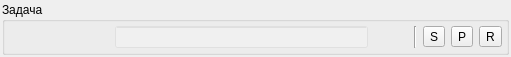
<?xml version="1.0" encoding="UTF-8"?>
<ui version="4.0">
 <class>InfoTaskF</class>
 <widget class="QWidget" name="InfoTaskF">
  <property name="geometry">
   <rect>
    <x>0</x>
    <y>0</y>
    <width>511</width>
    <height>53</height>
   </rect>
  </property>
  <property name="windowTitle">
   <string>Form</string>
  </property>
  <layout class="QVBoxLayout" name="verticalLayout_2">
   <property name="margin">
    <number>2</number>
   </property>
   <item>
    <widget class="QGroupBox" name="groupBox">
     <property name="title">
      <string>Задача</string>
     </property>
     <property name="flat">
      <bool>false</bool>
     </property>
     <property name="checkable">
      <bool>false</bool>
     </property>
     <property name="checked">
      <bool>false</bool>
     </property>
     <layout class="QVBoxLayout" name="verticalLayout">
      <property name="margin">
       <number>4</number>
      </property>
      <item>
       <layout class="QHBoxLayout" name="horizontalLayout_4">
        <item>
         <widget class="ProductWidget" name="product" native="true">
          <property name="minimumSize">
           <size>
            <width>100</width>
            <height>22</height>
           </size>
          </property>
         </widget>
        </item>
        <item>
         <widget class="QLineEdit" name="info">
          <property name="sizePolicy">
           <sizepolicy hsizetype="Expanding" vsizetype="Fixed">
            <horstretch>2</horstretch>
            <verstretch>0</verstretch>
           </sizepolicy>
          </property>
          <property name="styleSheet">
           <string notr="true">background: rgba(255, 255, 255, 55)</string>
          </property>
          <property name="readOnly">
           <bool>true</bool>
          </property>
         </widget>
        </item>
        <item>
         <spacer name="horizontalSpacer">
          <property name="orientation">
           <enum>Qt::Horizontal</enum>
          </property>
          <property name="sizeHint" stdset="0">
           <size>
            <width>40</width>
            <height>20</height>
           </size>
          </property>
         </spacer>
        </item>
        <item>
         <layout class="QHBoxLayout" name="horizontalLayout_3">
          <item>
           <widget class="Line" name="line_3">
            <property name="orientation">
             <enum>Qt::Vertical</enum>
            </property>
           </widget>
          </item>
          <item>
           <widget class="QToolButton" name="startButton">
            <property name="text">
             <string>S</string>
            </property>
           </widget>
          </item>
          <item>
           <widget class="QToolButton" name="pauseButton">
            <property name="text">
             <string>P</string>
            </property>
           </widget>
          </item>
          <item>
           <widget class="QToolButton" name="readyButton">
            <property name="text">
             <string>R</string>
            </property>
           </widget>
          </item>
         </layout>
        </item>
       </layout>
      </item>
     </layout>
    </widget>
   </item>
  </layout>
 </widget>
 <customwidgets>
  <customwidget>
   <class>ProductWidget</class>
   <extends>QWidget</extends>
   <header>widgets/stock/productwidget.h</header>
   <container>1</container>
  </customwidget>
 </customwidgets>
 <resources/>
 <connections/>
</ui>
